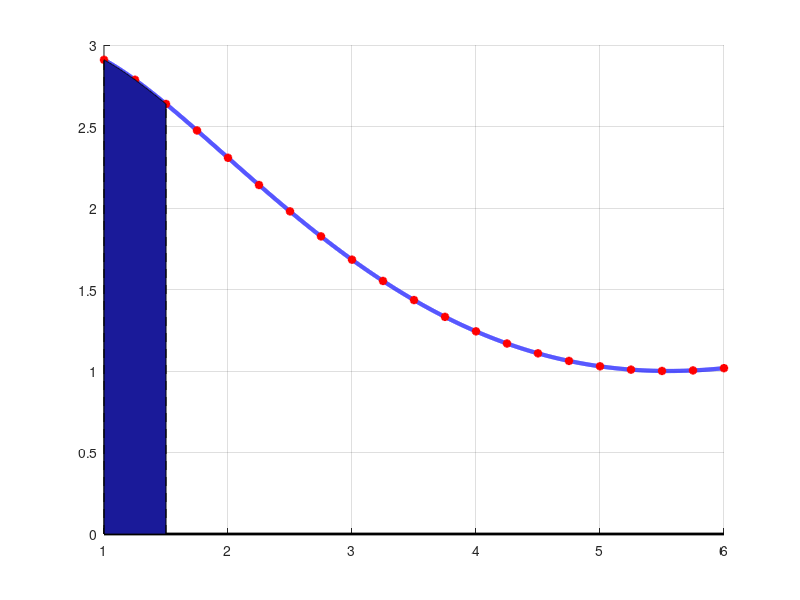

Write the MATLAB code that produced this figure. (Note: this script raises an error after producing the figure.)
%ME303 LAB
%Numerical integration using Simpson's rule
%This method gives usually better results than trapezoidal rule

clc
clear all
close all

f=@(x) 2+sin(2*sqrt(x));
a=1;
b=6;
M=10;
h=(b-a)/(2*M);
x=a:h:b;
s=zeros(1,M);

for i=1:M
    x1=x(2*i-1);
    x2=x(2*i);
    x3=x(2*i+1);
    f1=f(x1);
    f2=f(x2);
    f3=f(x3);
    s(i)=(h/3)*(f1+4*f2+f3);
end

S=sum(s)

dx=0.001;
xp=a:dx:b;
figure
hold on
grid on
plot(xp,f(xp),'b','linewidth',3)
plot(x,f(x),'*r','linewidth',2)
plot([a b],[0 0],'k','linewidth',2)

for i=1:M    % for each sub-area of integration we define 3 points
    x1=x(2*i-1);
    x2=x(2*i);
    x3=x(2*i+1);
    f1=f(x1);
    f2=f(x2);
    f3=f(x3);
    xpi=x1:dx:x3;
    if mod(i,2)==0                % This bit colors the areas of numerical integration in alternating colors
        area(xpi,f(xpi),'facecolor',[0.1 0.5 0.9]); % "area" function paints the area under a curve
    else                                            % You can set the color of the areas using the argument "facecolor" and specifying the rgb values
        area(xpi,f(xpi),'facecolor',[0.1 0.1 0.6]);
    end
    plot([x1 x1],[0 f1],'--k');
    plot([x3 x3],[0 f3],'--k');
    text(x2,(f1+f3)/4,num2str(round(s(i),3)),'FontSize',12,'color',[1, 0.5, 0],'VerticalAlignment', 'top','HorizontalAlignment','center');
    % Using "text" function to show the value of the numerical integration for each area
end
text((a+b)/2,max(f(xp)),['Integral=' num2str(S)],'FontSize',20,'color',[1, 0.5, 0],'VerticalAlignment', 'top','HorizontalAlignment','center');



